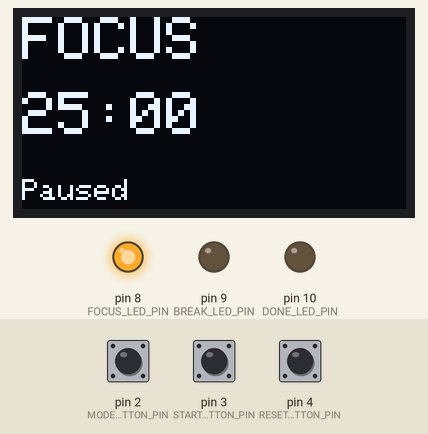
Recording of a sketch running on a simulated Arduino Uno, built with avr-gcc and run on an emulated ATmega328P. Shown: 128×64 one-colour display, output pins drawn as LEDs (lit = HIGH). Inputs (shaded band) come from the test bench; at power-on: pin 2 (MODE_BUTTON_PIN) HIGH, pin 3 (START_BUTTON_PIN) HIGH, pin 4 (RESET_BUTTON_PIN) HIGH.

Above: at 1.2 s.
1.3 s: pin 2 (MODE_BUTTON_PIN) pulled LOW for 1 s
At 3.3 s:
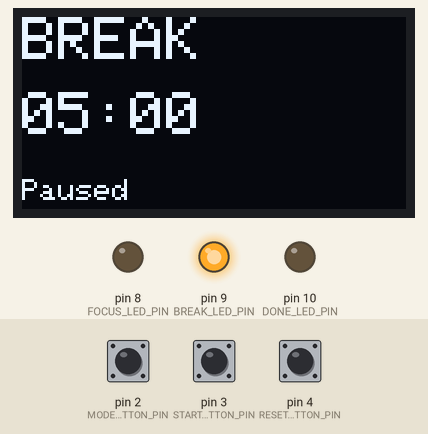
3.8 s: pin 3 (START_BUTTON_PIN) pulled LOW for 0.15 s
At 4.4 s:
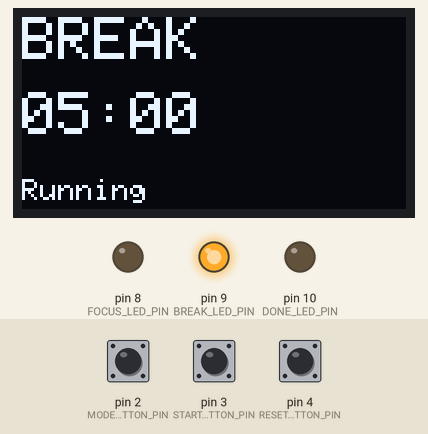
6.9 s: pin 4 (RESET_BUTTON_PIN) pulled LOW for 0.15 s
At 7.7 s:
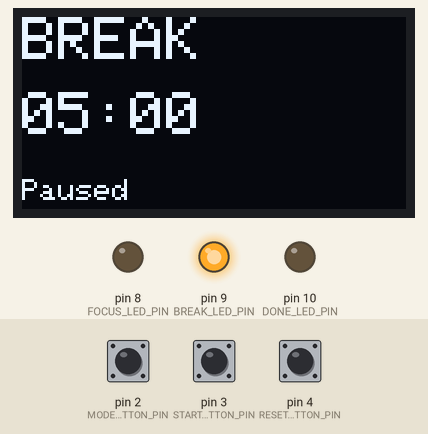
8.5 s: pin 3 (START_BUTTON_PIN) pulled LOW for 1 s
At 11.1 s:
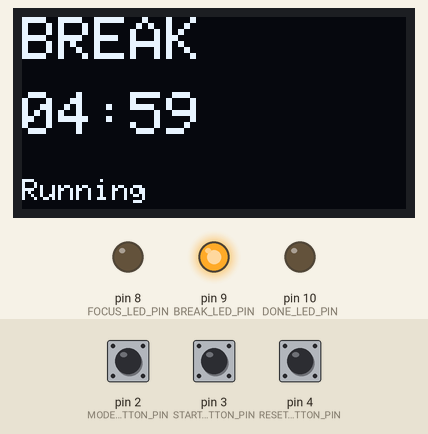
12.5 s: pin 2 (MODE_BUTTON_PIN) pulled LOW for 0.15 s
At 13.5 s:
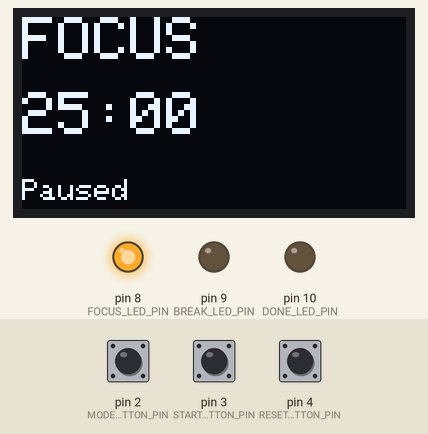
14.1 s: pin 3 (START_BUTTON_PIN) pulled LOW for 0.15 s
At 14.9 s:
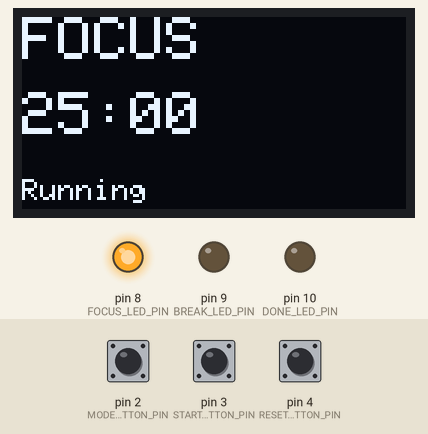
Timing chart, 0 to 17.1 s (numbered marks = the images above; inputs shaded):
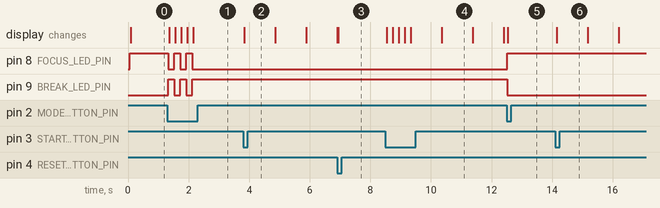

Measured:
- after the input at 1.3 s, pin 8 (FOCUS_LED_PIN): alternates HIGH for 0.20 s and LOW for 0.20 s, 5 changes in all, then stays LOW, starting at once; pin 9 (BREAK_LED_PIN): alternates HIGH for 0.20 s and LOW for 0.20 s, 5 changes in all, then stays HIGH, starting at once; the display: changes after 0.06 s (image 1)
- after the input at 3.8 s, the display: changes at once (image 2)
- after the input at 6.9 s, the display: first differs from a run without the input at once (image 3)
- after the input at 8.5 s, the display: first changes at once (image 4 shows a later state)
- after the input at 12.5 s, pin 8 (FOCUS_LED_PIN): LOW → HIGH at once; pin 9 (BREAK_LED_PIN): HIGH → LOW at once; the display: changes at once (image 5)
- after the input at 14.1 s, the display: changes after 0.05 s (image 6)
- what the display in image 4 shows lasts 1.0 s, from 10.4 s to 11.4 s

The sketch:

CodeDeck.ino
```cpp
#include <Wire.h>
#include <Adafruit_GFX.h>
#include <Adafruit_SSD1306.h>

constexpr int SCREEN_WIDTH = 128;
constexpr int SCREEN_HEIGHT = 64;
constexpr int OLED_RESET = -1;

Adafruit_SSD1306 display(SCREEN_WIDTH, SCREEN_HEIGHT, &Wire, OLED_RESET);

constexpr int MODE_BUTTON_PIN = 2;
constexpr int START_BUTTON_PIN = 3;
constexpr int RESET_BUTTON_PIN = 4;

constexpr int FOCUS_LED_PIN = 8;
constexpr int BREAK_LED_PIN = 9;
constexpr int DONE_LED_PIN = 10;

constexpr unsigned long FOCUS_DURATION_SECONDS = 25 * 60;
constexpr unsigned long BREAK_DURATION_SECONDS = 5 * 60;
constexpr unsigned long DEBOUNCE_MS = 180;

enum class Mode {
  Focus,
  Break
};

Mode currentMode = Mode::Focus;
bool timerRunning = false;
bool timerFinished = false;

unsigned long remainingSeconds = FOCUS_DURATION_SECONDS;
unsigned long lastTickMs = 0;
unsigned long lastModePressMs = 0;
unsigned long lastStartPressMs = 0;
unsigned long lastResetPressMs = 0;

bool buttonPressed(int pin, unsigned long &lastPressMs) {
  if (digitalRead(pin) == LOW && millis() - lastPressMs > DEBOUNCE_MS) {
    lastPressMs = millis();
    return true;
  }

  return false;
}

unsigned long durationForMode(Mode mode) {
  if (mode == Mode::Focus) {
    return FOCUS_DURATION_SECONDS;
  }

  return BREAK_DURATION_SECONDS;
}

const char *labelForMode(Mode mode) {
  if (mode == Mode::Focus) {
    return "FOCUS";
  }

  return "BREAK";
}

void resetTimer() {
  remainingSeconds = durationForMode(currentMode);
  timerRunning = false;
  timerFinished = false;
}

void switchMode() {
  currentMode = currentMode == Mode::Focus ? Mode::Break : Mode::Focus;
  resetTimer();
}

void updateTimer() {
  if (!timerRunning || timerFinished) {
    return;
  }

  unsigned long now = millis();
  if (now - lastTickMs < 1000) {
    return;
  }

  lastTickMs = now;

  if (remainingSeconds > 0) {
    remainingSeconds--;
  }

  if (remainingSeconds == 0) {
    timerRunning = false;
    timerFinished = true;
  }
}

void updateLeds() {
  digitalWrite(FOCUS_LED_PIN, currentMode == Mode::Focus && !timerFinished ? HIGH : LOW);
  digitalWrite(BREAK_LED_PIN, currentMode == Mode::Break && !timerFinished ? HIGH : LOW);
  digitalWrite(DONE_LED_PIN, timerFinished ? HIGH : LOW);
}

void drawDisplay() {
  unsigned int minutes = remainingSeconds / 60;
  unsigned int seconds = remainingSeconds % 60;

  display.clearDisplay();
  display.setTextColor(SSD1306_WHITE);

  display.setTextSize(2);
  display.setCursor(0, 0);
  display.print(labelForMode(currentMode));

  display.setTextSize(2);
  display.setCursor(0, 25);
  if (minutes < 10) {
    display.print('0');
  }
  display.print(minutes);
  display.print(':');
  if (seconds < 10) {
    display.print('0');
  }
  display.print(seconds);

  display.setTextSize(1);
  display.setCursor(0, 54);
  if (timerFinished) {
    display.print("Done. Press reset.");
  } else if (timerRunning) {
    display.print("Running");
  } else {
    display.print("Paused");
  }

  display.display();
}

void setup() {
  pinMode(MODE_BUTTON_PIN, INPUT_PULLUP);
  pinMode(START_BUTTON_PIN, INPUT_PULLUP);
  pinMode(RESET_BUTTON_PIN, INPUT_PULLUP);

  pinMode(FOCUS_LED_PIN, OUTPUT);
  pinMode(BREAK_LED_PIN, OUTPUT);
  pinMode(DONE_LED_PIN, OUTPUT);

  display.begin(SSD1306_SWITCHCAPVCC, 0x3C);
  display.clearDisplay();
  display.display();

  resetTimer();
  lastTickMs = millis();
}

void loop() {
  if (buttonPressed(MODE_BUTTON_PIN, lastModePressMs)) {
    switchMode();
  }

  if (buttonPressed(START_BUTTON_PIN, lastStartPressMs) && !timerFinished) {
    timerRunning = !timerRunning;
    lastTickMs = millis();
  }

  if (buttonPressed(RESET_BUTTON_PIN, lastResetPressMs)) {
    resetTimer();
  }

  updateTimer();
  updateLeds();
  drawDisplay();
}
```
